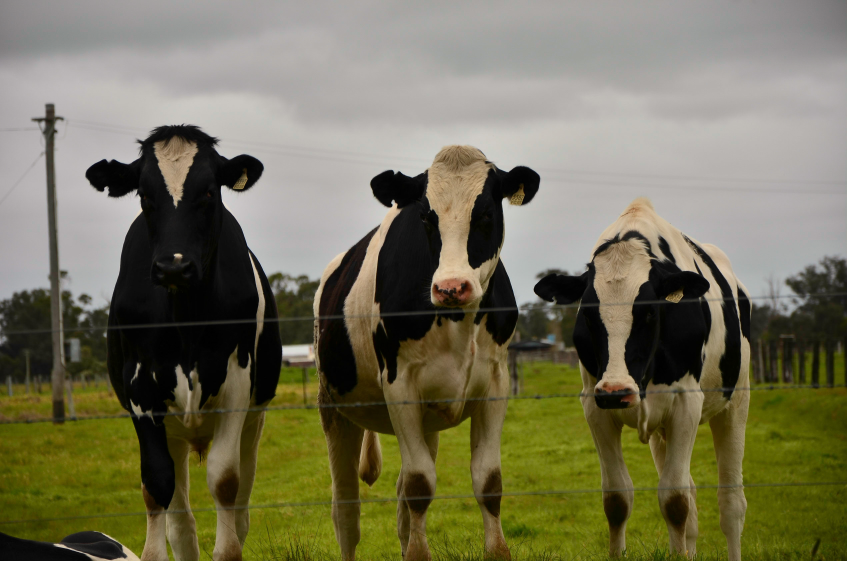
#> input picture images/cows.jpg, 2540 x 1682 px (shown at 1/3 size)
$ python kmeans.py --image images/cows.jpg
#> lines starting #> are read from the running program, lines starting #| are printed output that depends on the picture
#> in main, image is the input picture: PIL image 2540x1682 RGB; mean R, G, B 116.2, 113, 87.4
"""
Kmeans clustering algorithm for colour detection in images

Initialise a kmeans object and then use the run() method.
Several debugging methods are available which can help to
show you the results of the algorithm.
"""

# https://github.com/ZeevG/python-dominant-image-colour

from PIL import Image
import random
import numpy
import argparse
import json

ap = argparse.ArgumentParser()
ap.add_argument("-i", "--image", required = True, help = "Path to the image")
ap.add_argument("-c", "--clusters", required = False, type = int, default = 3, help = "# of cluters")
args = vars(ap.parse_args())


class Cluster(object):

    def __init__(self):
        self.pixels = []
        self.centroid = None

    def addPoint(self, pixel):
        self.pixels.append(pixel)

    def setNewCentroid(self):

        R = [colour[0] for colour in self.pixels]
        G = [colour[1] for colour in self.pixels]
        B = [colour[2] for colour in self.pixels]

        R = sum(R) / len(R)
        G = sum(G) / len(G)
        B = sum(B) / len(B)

        self.centroid = (R, G, B)
        self.pixels = []

        return self.centroid


class Kmeans(object):

    def __init__(self, k=3, max_iterations=5, min_distance=5.0, size=200):
        self.k = k
        self.max_iterations = max_iterations
        self.min_distance = min_distance
        self.size = (size, size)

    def run(self, image):
        self.image = image
        self.image.thumbnail(self.size)
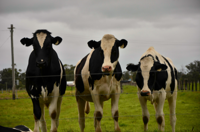
#> self.image: PIL image 200x132 RGB; mean R, G, B 116.2, 113, 87.4
        self.pixels = numpy.array(image.getdata(), dtype=numpy.uint8)

        self.clusters = [None for i in range(self.k)]
        self.oldClusters = None

        randomPixels = random.sample(list(self.pixels), self.k)
#> randomPixels = [[179, 180, 179], [127, 106, 70], [162, 164, 164]]

        for idx in range(self.k):
            self.clusters[idx] = Cluster()
            self.clusters[idx].centroid = randomPixels[idx]
#> after the loop, self.clusters = 3 items

        iterations = 0

        while self.shouldExit(iterations) is False:

            self.oldClusters = [cluster.centroid for cluster in self.clusters]

            # print(iterations)

            for pixel in self.pixels:
                self.assignClusters(pixel)

            for cluster in self.clusters:
                cluster.setNewCentroid()

            iterations += 1
#> this loop made 3 passes
#> self.oldClusters on pass 1: [[179, 180, 179], [127, 106, 70], [162, 164, 164]]
#> after the loop, iterations = 3

        return [cluster.centroid for cluster in self.clusters]

    def assignClusters(self, pixel):
        shortest = float('Inf')
        for cluster in self.clusters:
            distance = self.calcDistance(cluster.centroid, pixel)
            if distance < shortest:
                shortest = distance
                nearest = cluster

        nearest.addPoint(pixel)

    def calcDistance(self, a, b):

        result = numpy.sqrt(sum((a - b) ** 2))
        return result

    def shouldExit(self, iterations):

        if self.oldClusters is None:
            return False

        for idx in range(self.k):
            dist = self.calcDistance(
                numpy.array(self.clusters[idx].centroid),
                numpy.array(self.oldClusters[idx])
            )
            if dist < self.min_distance:
                return True

        if iterations <= self.max_iterations:
            return False

        return True

    # ############################################
    # The remaining methods are used for debugging
    def showImage(self):
        self.image.show()

    def showCentroidColours(self):

        for cluster in self.clusters:
            c = cluster.centroid
            t = (int(c[0]), int(c[1]), int(c[2]))
            image = Image.new("RGB", (200, 200), t)
            image.show()

    def showClustering(self):

        localPixels = [None] * len(self.image.getdata())

        for idx, pixel in enumerate(self.pixels):
                shortest = float('Inf')
                for cluster in self.clusters:
                    distance = self.calcDistance(cluster.centroid, pixel)
                    if distance < shortest:
                        shortest = distance
                        nearest = cluster

                localPixels[idx] = nearest.centroid

        w, h = self.image.size
        localPixels = numpy.asarray(localPixels)\
            .astype('uint8')\
            .reshape((h, w, 3))

        colourMap = Image.fromarray(localPixels)
        colourMap.show()

    def toJSON(self):
        output = { "clusters": []}
        for cluster in self.clusters:
            c = {
                "red": int(cluster.centroid[0]),
                "green": int(cluster.centroid[1]),
                "blue": int(cluster.centroid[2])
                }
            output["clusters"].append(c);

        output["image"] = args["image"]

        return json.dumps(output)


def main():

    image = Image.open(args["image"])

    k = Kmeans(k=args["clusters"])

    result = k.run(image)
#> result = [(177.4, 173.9, 170.2), (50.99, 49.23, 13.13), (117.8, 111.5, 53.83)]
    print(k.toJSON())
#> the loop in toJSON, `for cluster in self.clusters:` made 3 passes
#> c on passes 1 to 3: {'red': 177, 'green': 173, 'blue': 170}, {'red': 50, 'green': 49, 'blue': 13}, {'red': 117, 'green': 111, 'blue': 53}
    # [4 lines of commented-out code are left out]

if __name__ == "__main__":
    main()
